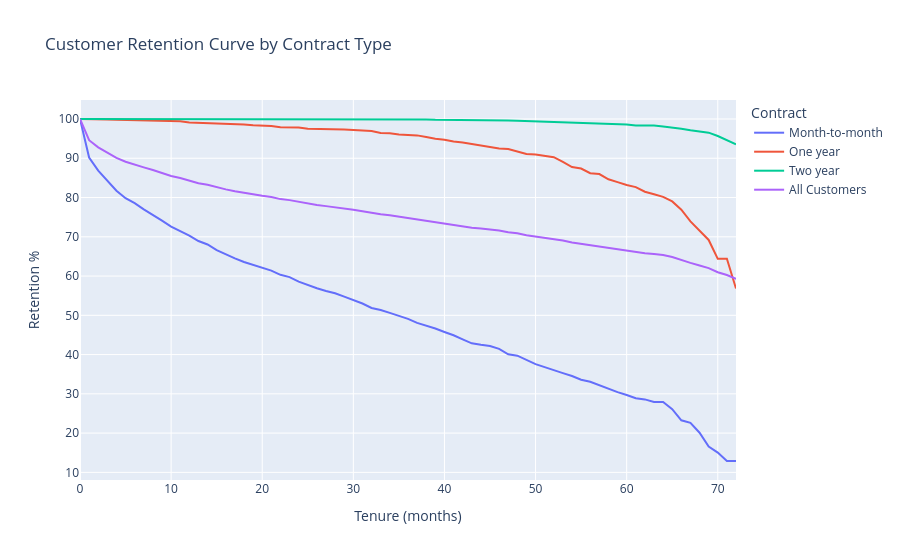

Source (notebook cell):
### Markdown cell above
## Step 12: Retention curves (Kaplan-Meier style, by contract)
Survival at month t = product of (1 - churned at month / customers still at risk).
Calculated manually so no extra library is needed.

### Code cell
def retention_curve(sub):
    rows, surv = [], 1.0
    for t in range(0, int(df["tenure"].max()) + 1):
        at_risk = (sub["tenure"] >= t).sum()
        events = ((sub["tenure"] == t) & (sub["ChurnFlag"] == 1)).sum()
        if at_risk > 0:
            surv *= (1 - events / at_risk)
        rows.append((t, surv * 100))
    return pd.DataFrame(rows, columns=["Month", "Retention"])

curves = []
for name, sub in df.groupby("Contract"):
    c = retention_curve(sub)
    c["Contract"] = name
    curves.append(c)
curves.append(retention_curve(df).assign(Contract="All Customers"))
curves = pd.concat(curves)

fig = px.line(curves, x="Month", y="Retention", color="Contract",
              title="Customer Retention Curve by Contract Type")
fig.update_layout(yaxis_title="Retention %", xaxis_title="Tenure (months)")
fig.write_html(OUT_DIR / "08_retention_curve.html")
fig.show()

### Figure 1 — Plotly figure (JSON) as saved in the notebook; plotly's stock layout.template omitted (floating-point values rounded to 4 significant figures)
{"data": [{"hovertemplate": "Contract=Month-to-month<br>Month=%{x}<br>Retention=%{y}<extra></extra>", "legendgroup": "Month-to-month", "line": {"color": "#636efa", "dash": "solid"}, "marker": {"symbol": "circle"}, "mode": "lines", "name": "Month-to-month", "orientation": "v", "showlegend": true, "type": "scatter", "x": [0, 1, 2, 3, 4, 5, 6, 7, 8, 9, 10, 11, 12, 13, 14, 15, 16, 17, 18, 19, 20, 21, 22, 23, 24, 25, 26, 27, 28, 29, 30, 31, 32, 33, 34, 35, 36, 37, 38, 39, 40, 41, 42, 43, 44, 45, 46, 47, 48, 49, 50, 51, 52, 53, 54, 55, 56, 57, 58, 59, 60, 61, 62, 63, 64, 65, 66, 67, 68, 69, 70, 71, 72], "xaxis": "x", "y": [100.0, 90.19, 86.86, 84.17, 81.75, 79.83, 78.58, 76.99, 75.64, 74.13, 72.57, 71.51, 70.31, 68.93, 68.04, 66.6, 65.48, 64.49, 63.57, 62.88, 62.08, 61.39, 60.31, 59.73, 58.59, 57.67, 56.88, 56.17, 55.61, 54.75, 53.86, 53.01, 51.87, 51.35, 50.61, 49.77, 49.11, 48.07, 47.37, 46.66, 45.76, 44.92, 43.86, 42.86, 42.48, 42.19, 41.47, 40.06, 39.73, 38.56, 37.58, 36.81, 36.15, 35.28, 34.54, 33.59, 33.07, 32.13, 31.31, 30.43, 29.72, 28.89, 28.58, 27.91, 27.91, 26.11, 23.27, 22.61, 20.1, 16.55, 15.04, 12.9, 12.9], "yaxis": "y"}, {"hovertemplate": "Contract=One year<br>Month=%{x}<br>Retention=%{y}<extra></extra>", "legendgroup": "One year", "line": {"color": "#EF553B", "dash": "solid"}, "marker": {"symbol": "circle"}, "mode": "lines", "name": "One year", "orientation": "v", "showlegend": true, "type": "scatter", "x": [0, 1, 2, 3, 4, 5, 6, 7, 8, 9, 10, 11, 12, 13, 14, 15, 16, 17, 18, 19, 20, 21, 22, 23, 24, 25, 26, 27, 28, 29, 30, 31, 32, 33, 34, 35, 36, 37, 38, 39, 40, 41, 42, 43, 44, 45, 46, 47, 48, 49, 50, 51, 52, 53, 54, 55, 56, 57, 58, 59, 60, 61, 62, 63, 64, 65, 66, 67, 68, 69, 70, 71, 72], "xaxis": "x", "y": [100.0, 100.0, 99.86, 99.86, 99.79, 99.73, 99.73, 99.66, 99.59, 99.52, 99.52, 99.44, 99.08, 99.01, 98.93, 98.93, 98.93, 98.78, 98.63, 98.39, 98.39, 98.23, 97.91, 97.83, 97.83, 97.49, 97.49, 97.49, 97.31, 97.31, 97.21, 97.02, 96.93, 96.44, 96.34, 96.03, 95.93, 95.82, 95.39, 94.95, 94.72, 94.26, 94.02, 93.65, 93.4, 93.02, 92.49, 92.35, 91.65, 91.08, 90.93, 90.61, 90.28, 89.06, 87.77, 87.39, 86.2, 85.98, 84.64, 83.93, 83.18, 82.65, 81.48, 80.85, 80.16, 79.0, 76.91, 73.92, 71.45, 69.2, 64.39, 64.39, 56.81], "yaxis": "y"}, {"hovertemplate": "Contract=Two year<br>Month=%{x}<br>Retention=%{y}<extra></extra>", "legendgroup": "Two year", "line": {"color": "#00cc96", "dash": "solid"}, "marker": {"symbol": "circle"}, "mode": "lines", "name": "Two year", "orientation": "v", "showlegend": true, "type": "scatter", "x": [0, 1, 2, 3, 4, 5, 6, 7, 8, 9, 10, 11, 12, 13, 14, 15, 16, 17, 18, 19, 20, 21, 22, 23, 24, 25, 26, 27, 28, 29, 30, 31, 32, 33, 34, 35, 36, 37, 38, 39, 40, 41, 42, 43, 44, 45, 46, 47, 48, 49, 50, 51, 52, 53, 54, 55, 56, 57, 58, 59, 60, 61, 62, 63, 64, 65, 66, 67, 68, 69, 70, 71, 72], "xaxis": "x", "y": [100.0, 100.0, 100.0, 100.0, 100.0, 100.0, 100.0, 100.0, 100.0, 100.0, 100.0, 100.0, 100.0, 100.0, 100.0, 100.0, 100.0, 100.0, 100.0, 100.0, 100.0, 100.0, 100.0, 100.0, 100.0, 99.93, 99.93, 99.93, 99.93, 99.93, 99.93, 99.93, 99.93, 99.87, 99.87, 99.87, 99.87, 99.87, 99.87, 99.8, 99.8, 99.8, 99.8, 99.72, 99.72, 99.72, 99.65, 99.65, 99.57, 99.49, 99.41, 99.41, 99.33, 99.25, 99.16, 99.08, 98.99, 98.81, 98.71, 98.62, 98.62, 98.32, 98.32, 98.32, 98.1, 97.86, 97.49, 97.11, 96.83, 96.52, 95.67, 94.68, 93.57], "yaxis": "y"}, {"hovertemplate": "Contract=All Customers<br>Month=%{x}<br>Retention=%{y}<extra></extra>", "legendgroup": "All Customers", "line": {"color": "#ab63fa", "dash": "solid"}, "marker": {"symbol": "circle"}, "mode": "lines", "name": "All Customers", "orientation": "v", "showlegend": true, "type": "scatter", "x": [0, 1, 2, 3, 4, 5, 6, 7, 8, 9, 10, 11, 12, 13, 14, 15, 16, 17, 18, 19, 20, 21, 22, 23, 24, 25, 26, 27, 28, 29, 30, 31, 32, 33, 34, 35, 36, 37, 38, 39, 40, 41, 42, 43, 44, 45, 46, 47, 48, 49, 50, 51, 52, 53, 54, 55, 56, 57, 58, 59, 60, 61, 62, 63, 64, 65, 66, 67, 68, 69, 70, 71, 72], "xaxis": "x", "y": [100.0, 94.6, 92.78, 91.37, 90.1, 89.11, 88.48, 87.67, 86.99, 86.24, 85.49, 84.97, 84.32, 83.66, 83.24, 82.58, 82.07, 81.6, 81.15, 80.8, 80.45, 80.12, 79.6, 79.34, 78.87, 78.4, 78.09, 77.81, 77.55, 77.22, 76.87, 76.51, 76.07, 75.74, 75.46, 75.1, 74.85, 74.48, 74.15, 73.79, 73.45, 73.08, 72.7, 72.28, 72.11, 71.94, 71.58, 71.16, 70.88, 70.41, 70.09, 69.82, 69.54, 69.05, 68.57, 68.23, 67.84, 67.52, 67.06, 66.71, 66.44, 66.06, 65.81, 65.61, 65.38, 64.85, 64.04, 63.36, 62.69, 62.01, 60.97, 60.28, 59.28], "yaxis": "y"}], "layout": {"legend": {"title": {"text": "Contract"}, "tracegroupgap": 0}, "title": {"text": "Customer Retention Curve by Contract Type"}, "xaxis": {"anchor": "y", "domain": [0, 1], "title": {"text": "Tenure (months)"}}, "yaxis": {"anchor": "x", "domain": [0, 1], "title": {"text": "Retention %"}}}}
